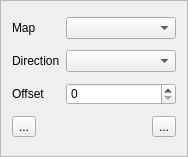
<?xml version="1.0" encoding="UTF-8"?>
<ui version="4.0">
 <class>ConnectionsListItem</class>
 <widget class="QFrame" name="ConnectionsListItem">
  <property name="geometry">
   <rect>
    <x>0</x>
    <y>0</y>
    <width>188</width>
    <height>157</height>
   </rect>
  </property>
  <property name="sizePolicy">
   <sizepolicy hsizetype="Preferred" vsizetype="Fixed">
    <horstretch>0</horstretch>
    <verstretch>0</verstretch>
   </sizepolicy>
  </property>
  <property name="styleSheet">
   <string notr="true">.ConnectionsListItem { border-width: 1px; }</string>
  </property>
  <property name="frameShape">
   <enum>QFrame::Shape::StyledPanel</enum>
  </property>
  <layout class="QGridLayout" name="gridLayout">
   <item row="0" column="0">
    <widget class="QLabel" name="label_Map">
     <property name="sizePolicy">
      <sizepolicy hsizetype="Maximum" vsizetype="Preferred">
       <horstretch>0</horstretch>
       <verstretch>0</verstretch>
      </sizepolicy>
     </property>
     <property name="text">
      <string>Map</string>
     </property>
    </widget>
   </item>
   <item row="2" column="0">
    <widget class="QLabel" name="label_Offset">
     <property name="sizePolicy">
      <sizepolicy hsizetype="Maximum" vsizetype="Preferred">
       <horstretch>0</horstretch>
       <verstretch>0</verstretch>
      </sizepolicy>
     </property>
     <property name="text">
      <string>Offset</string>
     </property>
    </widget>
   </item>
   <item row="1" column="0">
    <widget class="QLabel" name="label_Direction">
     <property name="sizePolicy">
      <sizepolicy hsizetype="Maximum" vsizetype="Preferred">
       <horstretch>0</horstretch>
       <verstretch>0</verstretch>
      </sizepolicy>
     </property>
     <property name="text">
      <string>Direction</string>
     </property>
    </widget>
   </item>
   <item row="3" column="2">
    <widget class="QToolButton" name="button_Delete">
     <property name="toolTip">
      <string>&lt;html&gt;&lt;head/&gt;&lt;body&gt;&lt;p&gt;Remove this connection.&lt;/p&gt;&lt;/body&gt;&lt;/html&gt;</string>
     </property>
     <property name="text">
      <string>...</string>
     </property>
     <property name="icon">
      <iconset resource="../resources/images.qrc">
       <normaloff>:/icons/delete.ico</normaloff>:/icons/delete.ico</iconset>
     </property>
    </widget>
   </item>
   <item row="1" column="1" colspan="2">
    <widget class="NoScrollComboBox" name="comboBox_Direction">
     <property name="toolTip">
      <string>&lt;html&gt;&lt;head/&gt;&lt;body&gt;&lt;p&gt;Where the connected map should be positioned relative to the current map.&lt;/p&gt;&lt;/body&gt;&lt;/html&gt;</string>
     </property>
    </widget>
   </item>
   <item row="0" column="1" colspan="2">
    <widget class="NoScrollComboBox" name="comboBox_Map">
     <property name="toolTip">
      <string>&lt;html&gt;&lt;head/&gt;&lt;body&gt;&lt;p&gt;The name of the map to connect to the current map.&lt;/p&gt;&lt;/body&gt;&lt;/html&gt;</string>
     </property>
    </widget>
   </item>
   <item row="2" column="1" colspan="2">
    <widget class="NoScrollSpinBox" name="spinBox_Offset">
     <property name="toolTip">
      <string>&lt;html&gt;&lt;head/&gt;&lt;body&gt;&lt;p&gt;The number of spaces to move the connected map perpendicular to its connected direction.&lt;/p&gt;&lt;/body&gt;&lt;/html&gt;</string>
     </property>
    </widget>
   </item>
   <item row="3" column="0">
    <widget class="QToolButton" name="button_OpenMap">
     <property name="toolTip">
      <string>&lt;html&gt;&lt;head/&gt;&lt;body&gt;&lt;p&gt;Open the connected map.&lt;/p&gt;&lt;/body&gt;&lt;/html&gt;</string>
     </property>
     <property name="text">
      <string>...</string>
     </property>
     <property name="icon">
      <iconset resource="../resources/images.qrc">
       <normaloff>:/icons/map_go.ico</normaloff>:/icons/map_go.ico</iconset>
     </property>
    </widget>
   </item>
  </layout>
 </widget>
 <customwidgets>
  <customwidget>
   <class>NoScrollComboBox</class>
   <extends>QComboBox</extends>
   <header>noscrollcombobox.h</header>
  </customwidget>
  <customwidget>
   <class>NoScrollSpinBox</class>
   <extends>QSpinBox</extends>
   <header>noscrollspinbox.h</header>
  </customwidget>
 </customwidgets>
 <resources>
  <include location="../resources/images.qrc"/>
 </resources>
 <connections/>
</ui>
